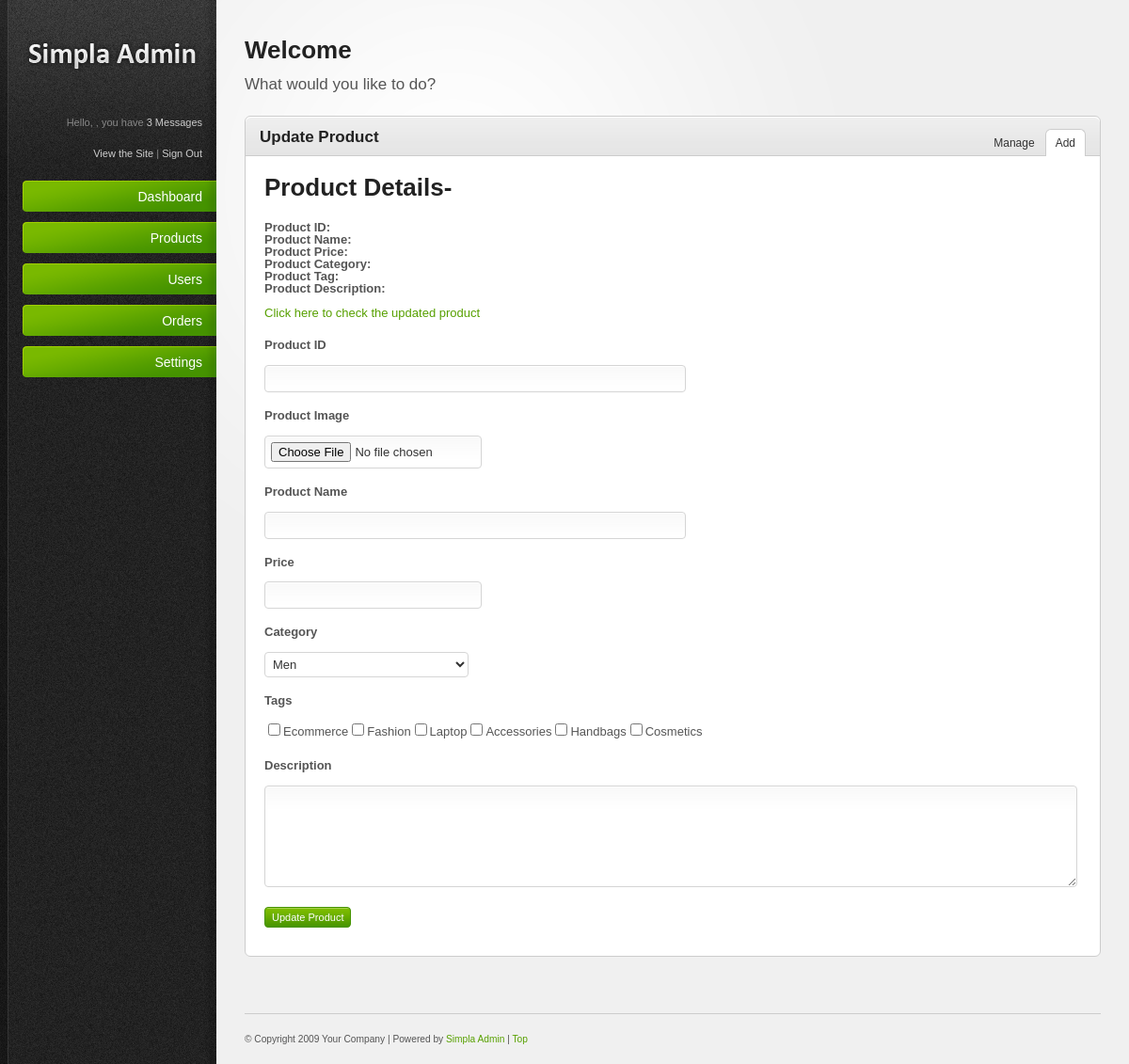
The page /editproducts.php on the database its author committed.
### tables this page shows
CREATE TABLE `tags` (
  `tagid` varchar(100) NOT NULL,
  `tagname` varchar(100) NOT NULL
);

### editproducts.php (the view, shortened to what this page needs)
<?php include 'header.php'; ?>
<?php include 'sidebar.php'; ?>
<?php include 'config.php'; ?>
    <div id="main-content">
        <h2><?php echo 'Welcome'.' '. $_SESSION['userdata']['uname']; ?></h2>
        <p id="page-intro">What would you like to do?</p>
        <div class="content-box">
            <div class="content-box-header">
                <h3>Update Product</h3>
                <ul class="content-box-tabs">
                    <li><a href="#tab1" >Manage</a></li>
                    <li><a href="#tab2" class="default-tab">Add</a></li>
                </ul>
            </div>
            <div class="content-box-content">
                <?php
                    echo "<h2>Product Details-</h2>";
                    echo "<image src='".$_SESSION['productedit']['pimage']."'><br>";
                    echo "<b>Product ID:</b>"." ".$_SESSION['productedit']['pid'].'<br>' ;
                    echo "<b>Product Name:</b>"." ".$_SESSION['productedit']['pname'].'<br>' ;
                    echo "<b>Product Price:</b>"." ".$_SESSION['productedit']['pprice'].'<br>' ;
                    echo "<b>Product Category:</b>"." ".$_SESSION['productedit']['category'].'<br>' ;
                    echo "<b>Product Tag:</b>"."    ".$_SESSION['productedit']['tag'].'<br>' ;
                    echo "<b>Product Description:</b>"." ".$_SESSION['productedit']['pdescription'].'<br><br>' ;
                    echo "<a href='manageproducts.php'>Click here to check the updated product</a><br><br>" ;
                ?>
                <div class="tab-content default-tab" id="tab2">
                    <form action="editproducts.php" method="post" enctype="multipart/form-data" >
                        <fieldset>
                            <p>
                                <label>Product ID</label>
                                <input class="text-input medium-input datepicker" type="text" value="<?php echo $_SESSION['productedit']['pid']; ?>" id="pid" name="pid" disabled />
                            </p>
                            <p>
                                <label>Product Image</label>
                                    <input class='text-input small-input' type='file' id='productimage'   name='image'   />
                            </p>
                            <p>
                                <label>Product Name</label>
                                <input class="text-input medium-input datepicker" type="text"  id="pname" name="pname" />
                            </p>
                            <p>
                                <label>Price</label>
                                <input class="text-input small-input" type="text" id="pprice" name="pprice" />
                            </p>
                            <?php
                                $sql = "SELECT * FROM category";
                                $result = $conn->query($sql);
                            ?>
                            <p>
                                <label>Category</label>
                                <select name="dropdown" class="small-input">
                                <?php while ($row = $result->fetch_assoc()) {
                                    echo '<option  value="'.$row['categoryname'].'">'.$row['categoryname'].'</option>' ;
                                }
                                ?>
                                </select>
                            </p>
                            <?php
                                $sql = "SELECT * FROM tags";
                                $result = $conn->query($sql);
                            ?>
                            <p>
                                <label>Tags</label>
                                <?php while ($row = $result->fetch_assoc()) {
                                    echo '<input type="checkbox" value="'.$row['tagname'].'" name="q1[]" />'.$row['tagname'] ;
                                }
                                ?>
                            </p>
                            <p>
                                <label>Description</label>
                                <textarea class="text-input large-input" cols="79" rows="5"  id="pdescription" name="pdescription" ></textarea>
                            </p>
                            <p>
                                <input type="submit" class="button"  name="submit" value="Update Product" />
                            </p>
                        </fieldset>
                    </form>
                </div>
            </div>
        </div>
        <?php include 'footer.php'; ?>

### resources/css/style.css (style rules this page uses)
html { font-size: 100%; height: 100%; margin-bottom: 1px; }
body { font-family: Arial, Helvetica, sans-serif; color: #555; background: #f0f0f0 url('../images/bg-body.gif') top left repeat-y; font-size: 12px; }
h1, h2, h3, h4, h5, h6 { font-family: Helvetica, Arial, sans-serif; color: #222; font-weight: bold; }
h2 { font-size: 26px; padding: 0 0 10px 0; }
h3 { font-size: 17px; padding: 0 0 10px 0; }
a { color: #57a000; text-decoration: none; }
p { padding: 5px 0 10px 0; line-height: 1.6em; }
.button { font-family: Verdana, Arial, sans-serif; display: inline-block; background: #459300 url('../images/bg-button-green.gif') top left repeat-x !important; border: 1px solid #459300 !important; padding: 4px 7px 4px 7px !important; color: #fff !important; font-size: 11px !important; cursor: pointer; }
#main-content { margin: 0 30px 0 260px; padding: 40px 0 0 0; }
#page-intro { font-size: 17px; padding: 0 0 20px 0; }
#main-content ul, #main-content ol { padding: 10px 0; }
#main-content ul li { background: url('../images/icons/bullet_black.png') center left no-repeat; padding: 4px 0 4px 20px; }
.content-box { border: 1px solid #ccc; margin: 0 0 20px 0; background: #fff; }
.content-box-header { background: #e5e5e5 url('../images/bg-content-box.gif') top left repeat-x; margin-top: 1px; height: 40px; }
.content-box-header h3 { padding: 12px 15px 10px; float: left; }
ul.content-box-tabs { float: right; padding: 12px 15px 0 0 !important; margin: 0 !important; }
ul.content-box-tabs li { float: left; margin: 0; padding: 0 !important; background-image: none !important; }
ul.content-box-tabs li a { color: #333; padding: 8px 10px; display: block; margin: 1px; border-bottom: 0; }
ul.content-box-tabs li a.current { background: #fff; border: 1px solid #ccc; border-bottom: 0; margin: 0; }
.content-box-content { padding: 20px; font-size: 13px; border-top: 1px solid #ccc; }
form label { display: block; padding: 0 0 10px; font-weight: bold; }
form input.text-input, form select, form textarea, form .wysiwyg { padding: 6px; font-size: 13px; background: #fff url('../images/bg-form-field.gif') top left repeat-x; border: 1px solid #d5d5d5; color: #333; }
form .small-input { width: 25% !important; }
form .medium-input { width: 50% !important; }
form .large-input { width: 97.5% !important; font-size: 16px !important; padding: 8px !important; }
form textarea { width: 97.5% !important; font-family: Arial, Helvetica, sans-serif; }
form select { padding: 4px; background: #fff; }
form input[type="checkbox"], form input[type="radio"] { padding: 0; background: none; border: 0; }

### resources/css/invalid.css (style rules this page uses)
.button, #main-content table tfoot td .bulk-actions select, .pagination a.number, form input.text-input, form textarea, form .wysiwyg, form select, .dp-popup { -moz-border-radius: 4px; -webkit-border-radius: 4px; border-radius: 4px; }
.content-box, .content-box-header, ul.content-box-tabs li a.current, .shortcut-button, .notification { -moz-border-radius: 6px; -webkit-border-radius: 6px; border-radius: 6px; }
.content-box-header { -moz-border-radius-bottomleft: 0; -moz-border-radius-bottomright: 0; -webkit-border-bottom-left-radius: 0; -webkit-border-bottom-right-radius: 0; border-bottom-left-radius: 0; border-bottom-right-radius: 0; }
ul.content-box-tabs li a.current { -moz-border-radius-bottomleft: 0; -moz-border-radius-bottomright: 0; -webkit-border-bottom-left-radius: 0; -webkit-border-bottom-right-radius: 0; border-bottom-left-radius: 0; border-bottom-right-radius: 0; }

### rows shown on the page
tags: tagname "Ecommerce"
tags: tagname "Fashion"
tags: tagname "Laptop"
tags: tagname "Accessories"
tags: tagname "Handbags"
tags: tagname "Cosmetics"

### other values the page prints
form field dropdown "Men"
